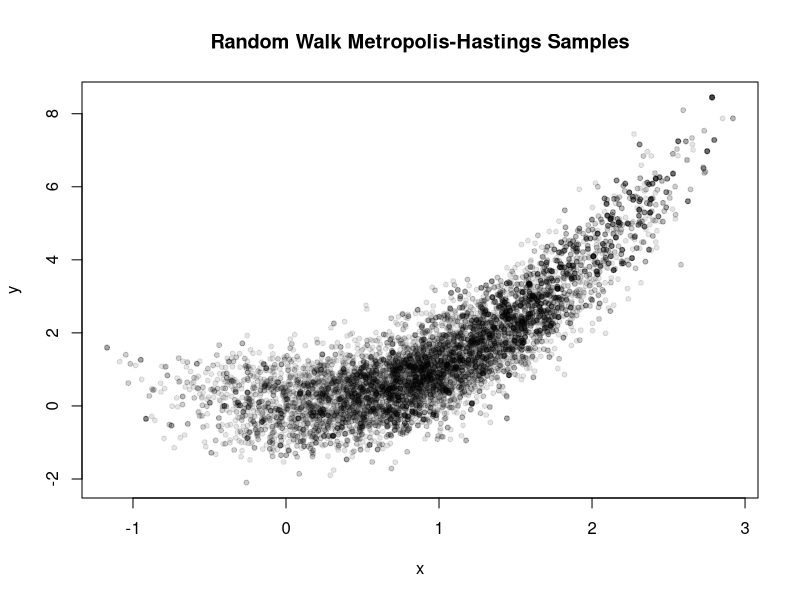

Generate this figure with R:
pi_dist <- function(x, y) {
  exp(-((x-1)^2 + (y-x^2)^2))
}

random_walk_metropolis_hastings <- function(n, start_x, start_y, sigma) {
  x_samples <- numeric(n)
  y_samples <- numeric(n)
  
  x_samples[1] <- start_x
  y_samples[1] <- start_y
  
  for (i in 2:n) {
    # Propose new values from a normal distribution centered at the current values
    # Transition kernel is a normal distribution centered at the previous value with a standard deviation of sigma
    x_proposed <- rnorm(1, mean = x_samples[i-1], sd = sigma)
    y_proposed <- rnorm(1, mean = y_samples[i-1], sd = sigma)
    
    # Calculate acceptance ratio
    pi_current <- pi_dist(x_samples[i-1], y_samples[i-1])
    pi_proposed <- pi_dist(x_proposed, y_proposed)
    acceptance_ratio <- pi_proposed / pi_current
    
    # Accept or reject the proposed values
    if (runif(1) < acceptance_ratio) {
      x_samples[i] <- x_proposed
      y_samples[i] <- y_proposed
    } else {
      x_samples[i] <- x_samples[i-1]
      y_samples[i] <- y_samples[i-1]
    }
  }
  
  return(list(x = x_samples, y = y_samples))
}

n <- 10000
start_x <- 0
start_y <- 0
sigma <- 0.5

samples <- random_walk_metropolis_hastings(n, start_x, start_y, sigma)

plot(samples$x, samples$y, pch = 20, col = rgb(0, 0, 0, 0.1), main = "Random Walk Metropolis-Hastings Samples", xlab = "x", ylab = "y")
